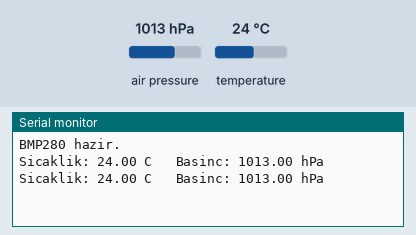
Bench run of a sketch on a simulated ESP32. Parts: the last lines printed to the serial monitor. The inputs (shaded band) are chosen by the test bench; at power-on: air pressure 1013 hPa, temperature 24 °C.

Above: at 2.8 s.
2.9 s: air pressure set to 952 hPa
At 5.1 s:
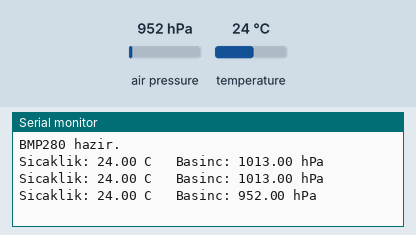
5.6 s: temperature set to 12 °C
At 6.7 s:
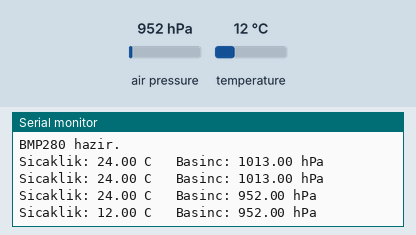
8.3 s: air pressure set to 975 hPa
At 11.2 s:
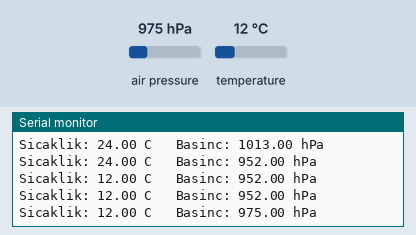
Timing chart, 0 to 12.7 s (numbered marks = the images above; inputs shaded):
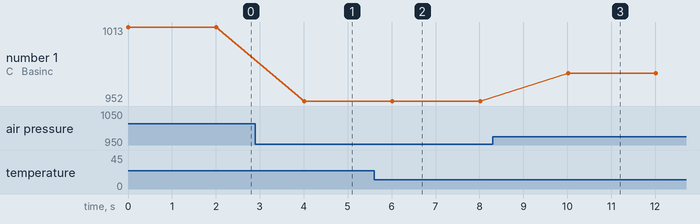

Measured:
- after the input at 2.9 s, the serial monitor: prints a new line after 1.1 s (image 1)
- after the input at 5.6 s, the serial monitor: prints a new line after 0.41 s (image 2)
- after the input at 8.3 s, the serial monitor: prints a new line after 1.7 s (image 3)
- plotted number 1: 1013 → 952 after the input at 2.9 s, 952 → 975 after the input at 8.3 s

The sketch:

Foy3_BMP_Seri.ino
```cpp
// FOY 3 - Kod 3.1: Sicaklik ve basinc olcumu
#include <Wire.h>
#include <Adafruit_BMP280.h>

Adafruit_BMP280 bmp;

void setup() {
  Serial.begin(115200);
  Wire.begin(21, 22);

  bool bulundu = bmp.begin(0x76);            // cogu modul 0x76 kullanir
  if (!bulundu) bulundu = bmp.begin(0x77);   // bazilari 0x77

  if (!bulundu) {
    Serial.println("HATA: BMP280 bulunamadi. R3'u uygula; cip farkli olabilir.");
    while (true) delay(100);
  }
  Serial.println("BMP280 hazir.");
}

void loop() {
  float sicaklik = bmp.readTemperature();    // santigrat derece
  float basincPa = bmp.readPressure();       // pascal (Pa)
  float basincHpa = basincPa / 100.0;        // 1 hPa = 100 Pa

  Serial.print("Sicaklik: ");
  Serial.print(sicaklik, 2);
  Serial.print(" C   Basinc: ");
  Serial.print(basincHpa, 2);
  Serial.println(" hPa");

  delay(2000);
}
```
